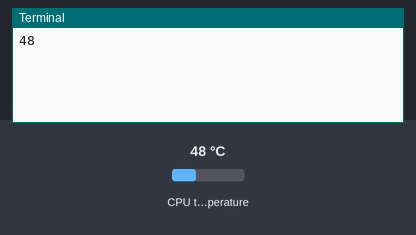
A program run on a simulated Raspberry Pi (BCM pin numbers). Shown: the last lines printed to the terminal. The test bench sets the inputs (shaded band); at power-on: CPU temperature 48 °C.

Above: at 1.2 s.
1.3 s: CPU temperature set to 31 °C
At 3.4 s:
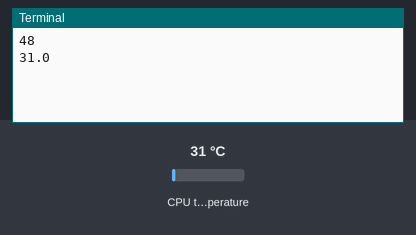
5.2 s: CPU temperature set to 44 °C
At 6.9 s:
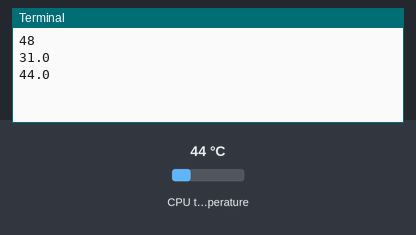
Timing chart, 0 to 8.4 s (numbered marks = the images above; inputs shaded):
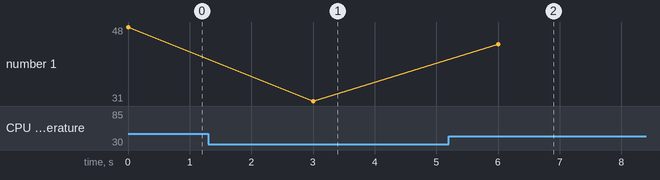

Measured:
- after the input at 1.3 s, the terminal: prints a new line after 1.7 s (image 1)
- after the input at 5.2 s, the terminal: prints a new line after 0.80 s (image 2)
- plotted number 1: 48 → 31 after the input at 1.3 s, 31 → 44 after the input at 5.2 s

The program:

cpu_temperature.py
```python
'''
This script reads the cpu-temp.
'''

from time import sleep
from gpiozero import CPUTemperature

def get_temp():
    return CPUTemperature().temperature

if __name__ == '__main__':
    while True:
        print(get_temp())
        sleep(3)
```
